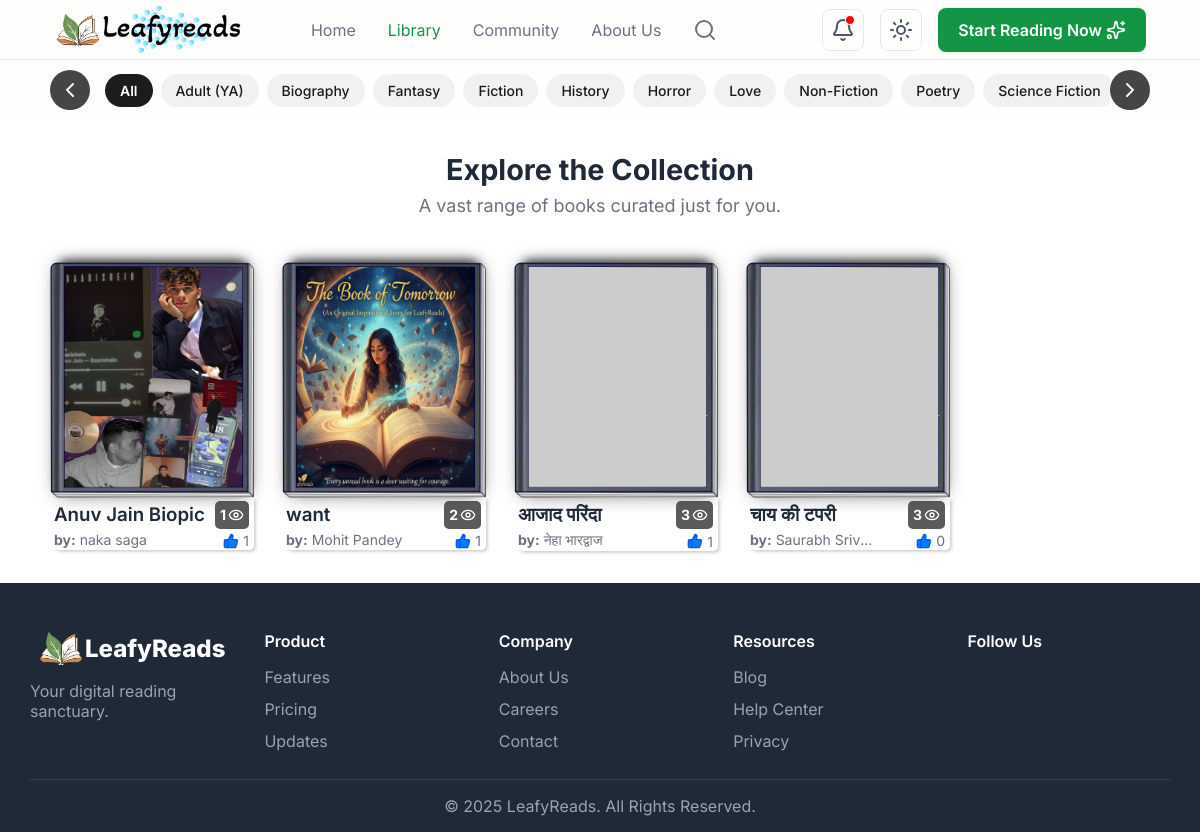
The page /book/library/ on the database its author committed.
### books/models.py (models this page shows, shortened)
class Genre(models.Model):
    category = models.ForeignKey(
        Category, on_delete=models.SET_NULL, null=True, related_name="genres"
    )
    name = models.CharField(max_length=100)
    slug = models.SlugField(unique=True)
    lucidicon = models.CharField(max_length=100, blank=True, null=True)
    class Meta:
        ordering = ["name"]
        unique_together = ("category", "name")
        indexes = [
            models.Index(
                fields=["category", "slug"]
            ),  # Added index for category+slug lookups
        ]

class Book(models.Model):
    title = models.CharField(max_length=200, unique=True)
    slug = models.SlugField(unique=True, max_length=255)
    author = models.CharField(max_length=100)
    genre = models.ForeignKey(
        Genre, on_delete=models.SET_NULL, null=True, related_name="books"
    )
    price = models.DecimalField(max_digits=8, decimal_places=2, blank=True, null=True)
    isbn = models.CharField(max_length=20, blank=True, null=True)
    cover_front = models.ImageField(upload_to=book_media_upload_path)
    pdf_file = models.FileField(upload_to=book_media_upload_path, blank=True, null=True)
    is_published = models.BooleanField(default=True)
    uploaded_at = models.DateTimeField(auto_now_add=True)
    updated_at = models.DateTimeField(auto_now=True)
    audio_file = models.FileField(upload_to="sounds/", null=True, blank=True)
    objects = BookQuerySet.as_manager()
    class Meta:
        ordering = ["-uploaded_at"]
        indexes = [
            models.Index(fields=["slug"]),  # Existing index
            models.Index(fields=["title"]),  # Existing index
            models.Index(fields=["genre"]),  # Added index for genre filtering
            models.Index(
                fields=["-uploaded_at"]
            ),  # Added index for ordering by uploaded_at
        ]

### books/views.py (the view, shortened to what this page needs)
# urls.py: path('library/', views.library, name='library'),
def library(request):
    recently_read_books = []
    likes_subquery = Subquery(
        Book.objects.filter(id=OuterRef("id"))
        .annotate(count=Count("likes"))
        .values("count")[:1],
        output_field=IntegerField(),
    )
    readby_subquery = Subquery(
        Book.objects.filter(id=OuterRef("id"))
        .annotate(count=Count("readbooks"))
        .values("count")[:1],
        output_field=IntegerField(),
    )
    books_list = (
        Book.objects.defer("content")
        .annotate(likes_count=likes_subquery, readby_count=readby_subquery)
        .order_by("-uploaded_at")
    )
    paginator = Paginator(books_list, 30)
    books = paginator.get_page(request.GET.get("page"))
    categories = Genre.objects.all().order_by("name")
    return render(
        request,
        "library.html",
        {
            "title": "Library",
            "books": books,
            "recently_read_books": recently_read_books,
            "categories": categories,
        },
    )

### books/templates/library.html (shortened to what this page needs)
{% extends 'base.html' %}
{% load static %}
{% block css %}
  <link rel="stylesheet" href="{% static 'css/library.css' %}" />
{% endblock %}
{% block body %}
  {% if not request.path == '/book/my-books/' %}
  {% if categories %}
  <div class="filter-section-wrapper">
    <button class="scroll-btn left-scroll-btn" onclick="scrollFilters('left')"><i data-lucide="chevron-left"></i></button>
    <div class="filter-section" id="filter-scroll-container">
      <a href="{% url 'library' %}" class="filter-item {% if not category %}active{% endif %}">All</a>
      {% for cat in categories %}
        <a href="{% url 'category' cat.slug %}" class="filter-item {% if category.slug == cat.slug %}active{% endif %}">{{ cat.name }}</a>
      {% endfor %}
    </div>
    <button class="scroll-btn right-scroll-btn" onclick="scrollFilters('right')"><i data-lucide="chevron-right"></i></button>
  </div>
  {% endif %}
  {% endif %}
  <section class="bg-white">
    <div class="container">
      {% if search and not books %}
        <div class="fallback-modern">
          <div class="fallback-card">
            <img class="fallback-icon" src="https://cdn-icons-png.flaticon.com/512/4076/4076549.png" loading="lazy" alt="No books" />
            <h2>Oops! No books here yet...</h2>
            <p>
              Hmm... Looks like we couldn’t find anything for <strong>"{{ search }}"</strong> search results:(
            </p>
            <a href="{% url 'library' %}" class="fallback-link">Explore Library</a>
          </div>
        </div>
      {% else %}
        <div class="section-header">
          {% if search %}
            <h2 style="font-size: 1.8rem;">Search results for <u>{{ search }}</u></h2>
          {% else %}
            {% if title == 'Your Wishlist' %}
              <h2 style="font-size: 1.8rem;">Your Saved Books</h2>
              <p>Read anytime, anywhere.</p>
            {% else %}
              <h2 style="font-size: 1.8rem;">Explore the Collection {{ category }}</h2>
              <p>A vast range of books curated just for you.</p>
            {% endif %}
          {% endif %}
        </div>
        <div class="books-grid">
          {% for book in books %}
            {% if book.is_published %}
              <div class="book-item" style="position: relative;">
                <a href="{% url 'book' book.slug %}">
                  <img loading="lazy" style="position: absolute;left: -4px;top: -2px;box-shadow: none;width: 102%;height: 82%;" src="{% static 'images/framebook1.png' %}" alt="frame" />
                  <div style="box-shadow: 2px 2px 3px #3a3a3a38;border-radius: 0px 0px 5px 5px;">
                    <div class="readby">
                      <h3 class="truncate">{{ book.title }}</h3>
                      <div class="views" style="margin-right: 5px;">
                        <h4>{{ book.readby_count }}</h4> <i style="width: 16px;" data-lucide="eye"></i>
                      </div>
                    </div>
                    <div style="display: flex;justify-content: space-between;align-items: center;" class="truncate">
                      <p>
                        <span style="font-weight: 700;">by:</span> {{ book.author }}
                      </p>
                      <div style="font-size: 14px;align-items: center;display: flex;margin-right: 5px;">
                        <i style="height: 16px;fill: #007BFF;color: #0358ff;" data-lucide="thumbs-up"></i>{{ book.likes_count }}
                      </div>
                    </div>
                  </div>
                </a>
              </div>
            {% endif %}
          {% endfor %}
        </div>
      {% endif %}
    </div>
  </section>
{% endblock %}

### static/css/home.css (style rules this page uses)
:root { --color-primary: #149546; --color-primary-hover: #2563EB; --color-bg: #F8F7F4; --color-text-dark: #1a1a1a; --color-text-medium: #4B5563; --color-text-light: #6B7280; --color-white: #ffffff; --color-border: #E5E7EB; --color-header-bg: rgba(255, 255, 255, 0.8); --color-card-bg: #F9FAFB; --color-card-border: #F3F4F6; --color-logo-dark: #1F2937; --color-hero-heading: #111827 }
* { margin: 0; padding: 0; box-sizing: border-box }
body { font-family: 'Inter', sans-serif; background-color: var(--color-bg); color: var(--color-text-dark); -webkit-font-smoothing: antialiased; -moz-osx-font-smoothing: grayscale; transition: background-color 0.3s ease, color 0.3s ease }
:root { --bg-color: rgba(243, 243, 243, 0.881); --bg-hover-color: #e9e9e9; --text-color: #202020; --border-color: #e1e1e1; --shadow-color: rgba(0, 0, 0, 0.1); --separator-color: #dcdcdc; --shortcut-color: #6a6a6a; }
a { text-decoration: none; color: inherit }
.container { width: 95%; margin-left: auto; margin-right: auto; padding-left: 1.5rem; padding-right: 1.5rem }
section { padding: 5rem 0 }
.section-header { text-align: center; margin-bottom: 3rem }
.section-header h2 { font-size: 2.25rem; font-weight: 700; color: var(--color-logo-dark); transition: color 0.3s ease }
.section-header p { font-size: 1.125rem; color: var(--color-text-light); margin-top: .5rem; transition: color 0.3s ease }
.bg-white { background-color: var(--color-white); transition: background-color 0.3s ease }
.books-grid { display: grid; grid-template-columns: repeat(2, 1fr); gap: 1.5rem }
.book-item { width: 200px }
.book-item img { width: 95%; height: 230px; border-radius: .5rem .5rem 0 0; box-shadow: 4px 0 20px -1px rgb(0 0 0 / .64), 4px -4px 10px 0 rgb(0 0 0 / .64); aspect-ratio: 2 / 3; object-fit: fill; border-bottom: none; transition: transform 0.5s ease, box-shadow 0.5s ease }
.book-item h3 { font-weight: 600; color: var(--color-logo-dark); white-space: nowrap; overflow: hidden; text-overflow: ellipsis; transition: color 0.3s ease; padding: 5px 0 5px 0; }
.book-item p { font-size: .875rem; color: var(--color-text-light); transition: color 0.3s ease; padding-bottom: 2px; width: 65%; text-overflow: ellipsis; overflow: hidden; }
.book-item div { color: var(--color-text-light); transition: color 0.3s ease; }
.readby { display: flex; justify-content: space-between; align-items: center; }
.views { display: flex; justify-content: center; align-items: center; gap: 2px; background: rgb(63 63 63 / 86%); padding: 2px 5px; border-radius: 5px; font-size: 14px; color: rgb(255, 255, 255) !important; }
.truncate { width: 100%; white-space: nowrap; overflow: hidden; text-overflow: ellipsis }
@media (min-width:640px) { .books-grid { grid-template-columns: repeat(3, 1fr) } }
@media (min-width:768px) { .section-header h2 { font-size: 2.25rem } }
@media (min-width:768px) { .books-grid { grid-template-columns: repeat(4, 1fr); gap: 2rem } }
@media (min-width:1024px) { .books-grid { grid-template-columns: repeat(6, 1fr) } }

### static/css/searchnav.css (style rules this page uses)
::placeholder { color: #aaa; }

### static/css/library.css (style rules this page uses)
.filter-section-wrapper { position: sticky; top: 58px; padding: 10px 0; margin:auto; display: flex; align-items: center; justify-content: center; background-color: rgb(255 255 255 / 94%); width: 100%; overflow: hidden; }
.filter-section { flex-grow: 1; display: flex; overflow-x: scroll; -webkit-overflow-scrolling: touch; white-space: nowrap; padding: 0 15px; gap: 8px; -ms-overflow-style: none; scrollbar-width: none; }
.filter-item { display: inline-flex; align-items: center; justify-content: center; padding: 8px 15px; border-radius: 20px; text-decoration: none; font-size: 14px; font-weight: 500; color: inherit; background-color: rgba(0, 0, 0, 0.05); border: none; cursor: pointer; transition: background-color 0.2s; flex-shrink: 0; }
.filter-item.active { color: #ffffff; background-color: #1c1c1c; font-weight: 600; }
.scroll-btn { background: none; border: none; color: #ffffff; padding: 0 8px; cursor: pointer; z-index: 101; font-size: 1.5rem; height: 40px; display: flex; align-items: center; transition: background-color 0.2s; }
.left-scroll-btn { background: rgb(69 69 69); border-radius: 50%; margin-left: 50px; }
.right-scroll-btn { background: rgb(69 69 69); border-radius: 50%; margin-right: 50px; }
section { padding: 2rem 0; }

### rows shown on the page
Genre: name "Adult (YA)"
Genre: name "Biography"
Genre: name "Fantasy"
Genre: name "Fiction"
Genre: name "History"
Genre: name "Horror"
Genre: name "Love"
Genre: name "Non-Fiction"
Genre: name "Poetry"
Genre: name "Science Fiction"
Book: is_published True (drawn), title "Anuv Jain Biopic", readby_count "1", author "naka saga", likes_count "1"
Book: is_published True (drawn), title "want", readby_count "2", author "Mohit Pandey", likes_count "1"
Book: is_published True (drawn), title "आजाद परिंदा", readby_count "3", author "नेहा भारद्वाज", likes_count "1"
Book: is_published True (drawn), title "चाय की टपरी", readby_count "3", author "Saurabh Sriv…", likes_count "0"
